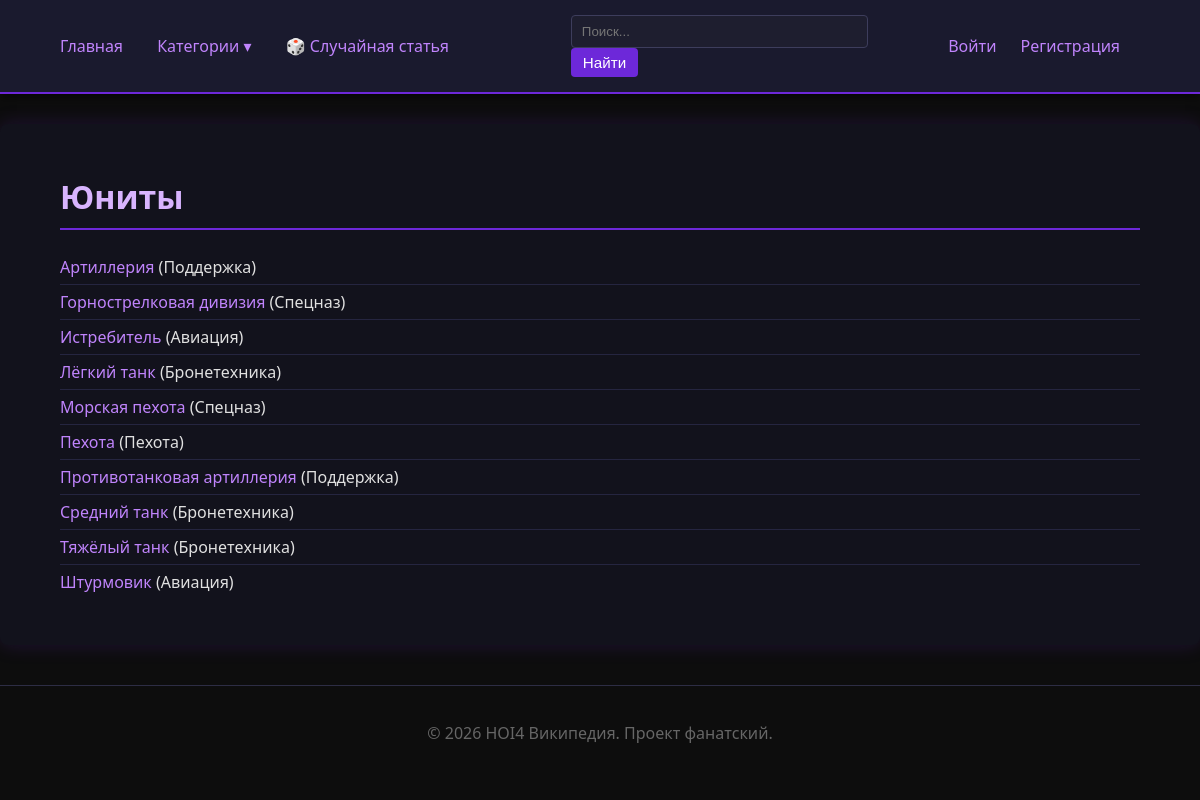
/units, run on the app's committed database.
### app/models.py (models this page shows, shortened)
class Unit(SqlAlchemyBase):
    __tablename__ = 'unit'
    id = sa.Column(sa.Integer, primary_key=True, autoincrement=True)
    nazvanie = sa.Column(sa.String(100), nullable=False, unique=True)
    tip = sa.Column(sa.String(50))
    ataka = sa.Column(sa.Integer, default=0)
    zashita = sa.Column(sa.Integer, default=0)
    skorost = sa.Column(sa.Integer, default=0)
    opisanie = sa.Column(sa.Text)
    category = orm.relationship('Category', secondary=unitCategorySvyaz, backref='units')

### app/routes.py (the view)
@main.route('/units')
def unitsList():
    sessia = dbSession()
    unity = sessia.query(Unit).order_by(Unit.nazvanie).all()
    return render_template('unitsList.html', title='Юниты', unity=unity)

### app/__init__.py (called while the page is built)
def create_app(configClass=Config):
    app = Flask(__name__)
    app.config.from_object(configClass)
    loginManager.init_app(app)
    from app.models import Yuzer, dbSession, Category
    @app.teardown_appcontext
    def shutdownSession(exception=None):
        dbSession.remove()
    @loginManager.user_loader
    def loadYuzer(yuzerId):
        sessia = dbSession()
        return sessia.get(Yuzer, int(yuzerId))
    @app.context_processor
    def utilityProcessor():
        def getKategoriiSoStatyami():
            sessia = dbSession()
            return sessia.query(Category).filter(Category.statya.any()).all()
        return dict(getKategoriiSoStatyami=getKategoriiSoStatyami)
    from app.routes import main
    app.register_blueprint(main)
    return app

### app/templates/unitsList.html (shortened to what this page needs)
{% extends "base.html" %}
{% block content %}
<h1>Юниты</h1>
<ul>
{% for u in unity %}
    <li>
        <a href="{{ url_for('main.unitDetail', id=u.id) }}">{{ u.nazvanie }}</a> ({{ u.tip }})
    </li>
{% endfor %}
</ul>
{% endblock %}

### app/static/style.css (style rules this page uses)
body { font-family: 'Segoe UI', Tahoma, Geneva, Verdana, sans-serif; margin: 0; padding: 0; background: #0d0d0d; color: #e0e0e0; }
a { color: #c084fc; text-decoration: none; transition: color 0.2s, text-shadow 0.2s; }
h1, h2, h3 { color: #d8b4fe; font-weight: 600; }
h1 { border-bottom: 2px solid #6d28d9; padding-bottom: 10px; margin-bottom: 20px; }
ul { list-style: none; padding-left: 0; }
li { padding: 6px 0; border-bottom: 1px solid #252540; }
li:last-child { border-bottom: none; }

### data on the page
Unit: nazvanie "Артиллерия", tip "Поддержка"
Unit: nazvanie "Горнострелковая дивизия", tip "Спецназ"
Unit: nazvanie "Истребитель", tip "Авиация"
Unit: nazvanie "Лёгкий танк", tip "Бронетехника"
Unit: nazvanie "Морская пехота", tip "Спецназ"
Unit: nazvanie "Пехота", tip "Пехота"
Unit: nazvanie "Противотанковая артиллерия", tip "Поддержка"
Unit: nazvanie "Средний танк", tip "Бронетехника"
Unit: nazvanie "Тяжёлый танк", tip "Бронетехника"
Unit: nazvanie "Штурмовик", tip "Авиация"
